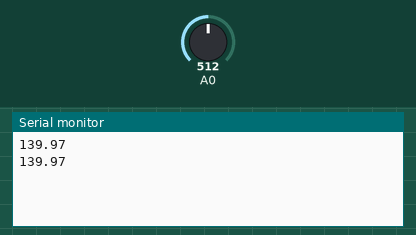
Bench run of a sketch on a simulated Arduino Uno, built with avr-gcc and run on an emulated ATmega328P. Parts: the last lines printed to the serial monitor. Inputs (shaded band) come from the test bench; at power-on: A0 = 512.

Above: at 1.8 s.
1.9 s: A0 set to 535
At 2.8 s:
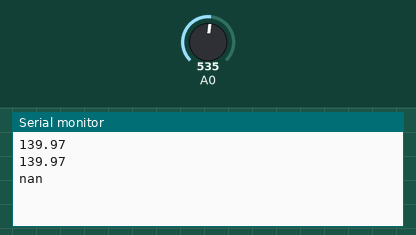
4.5 s: A0 set to 511
At 5.3 s:
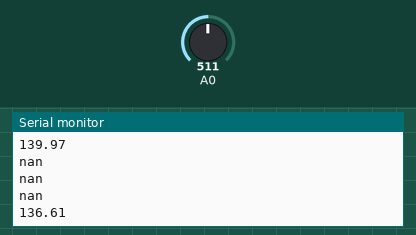

Measured:
- the behaviour switches between 524 and 525 on A0 (found by bisection; images 0 and 1)
- after the input at 1.9 s, the serial monitor: prints a new line after 0.10 s (image 1)
- after the input at 4.5 s, the serial monitor: prints a new line after 0.50 s (image 2)

The sketch:

thermistor.ino
```cpp
#include <math.h>         //loads the more advanced math functions

void setup() {            //This function gets called when the Arduino starts
  Serial.begin(9600);   //This code sets up the Serial port at 115200 baud rate
}

double Thermister(int RawADC) {  //Function to perform the fancy math of the Steinhart-Hart equation
 double Temp;
 Temp = log(((5240000/RawADC) - 10000));
 Temp = 1 / (0.001129148 + (0.000234125 + (0.0000000876741 * Temp * Temp ))* Temp );
 Temp = Temp - 273.15;              // Convert Kelvin to Celsius
 return Temp;
}

void loop() {             //This function loops while the arduino is powered
  int val;                //Create an integer variable
  double temp;            //Variable to hold a temperature value
  val=analogRead(0);      //Read the analog port 0 and store the value in val
  temp=Thermister(val);   //Runs the fancy math on the raw analog value
  Serial.println(temp);   //Print the value to the serial port
  delay(1000);            //Wait one second before we do it again
}
```
